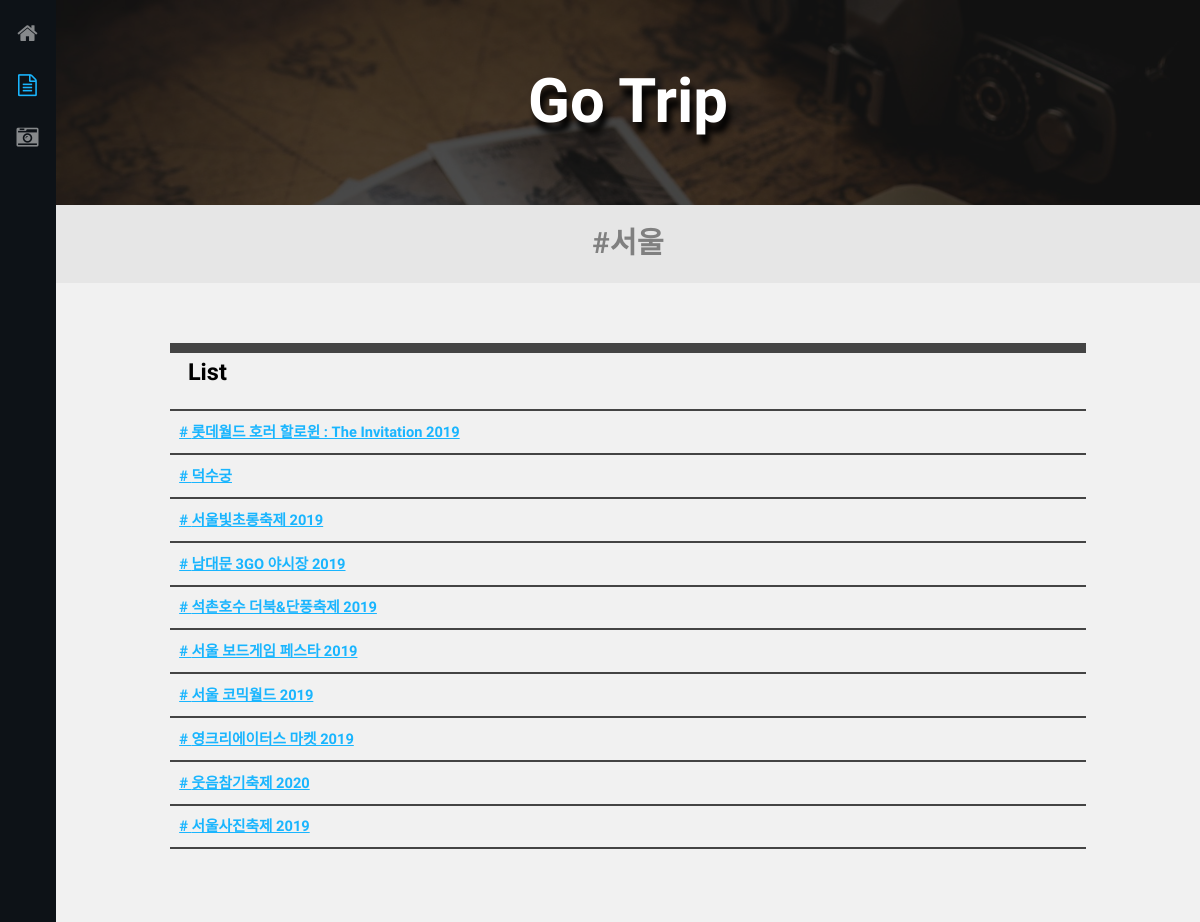
/generic/서울, run on an earlier commit of the app's database.
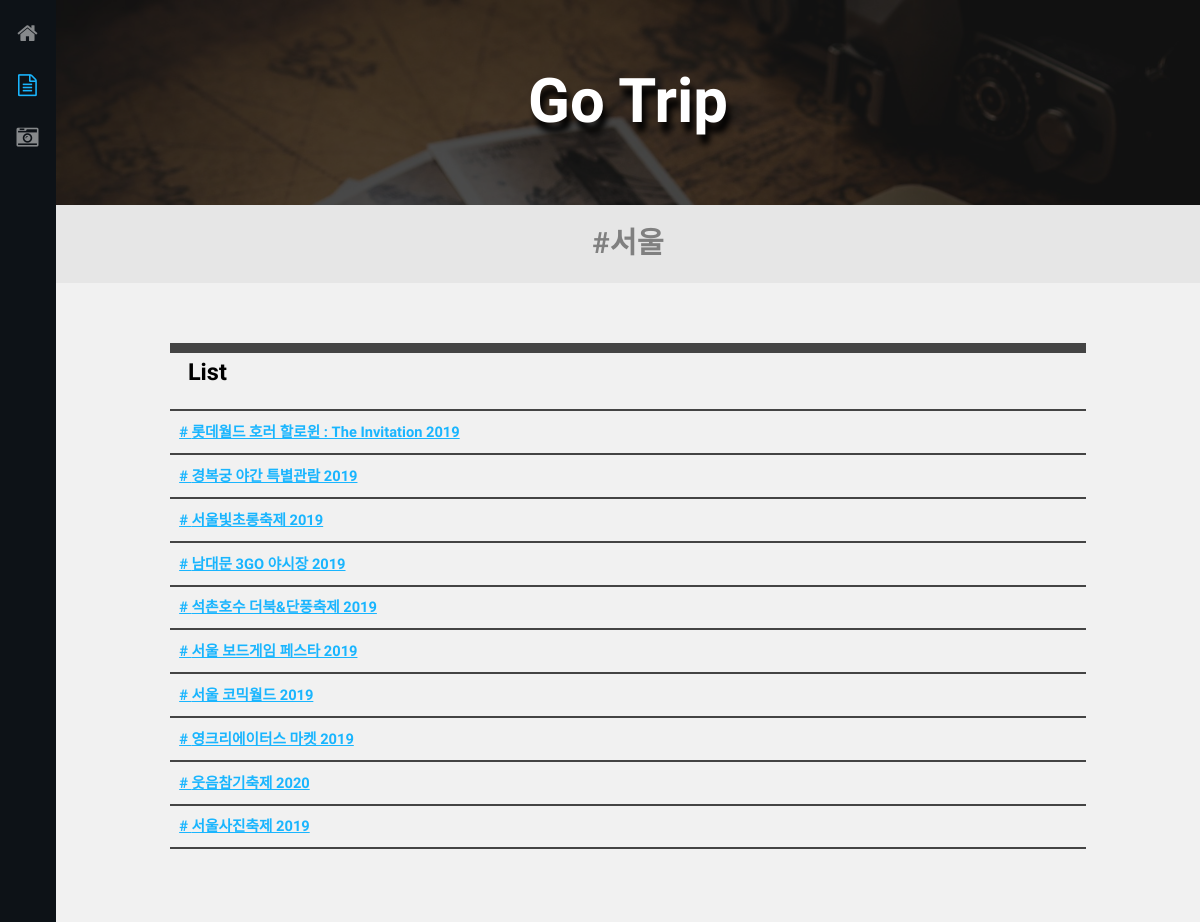
And on a later commit of the database.
### gotrip/models.py (models this page shows, shortened)
class Festa(models.Model):
    title =  models.CharField(max_length= 200)
    tag = models.CharField(max_length= 200)
    img = models.CharField(max_length=200)
    content = models.TextField()

### gotrip/views.py (the view)
# urls.py: path('generic/<city_name>', gotrip.views.generic, name = 'generic'),
def generic(request, city_name):
    festas = Festa.objects.filter(tag = city_name)
    return render(request, 'generic.html', {'festas': festas})

### gotrip/templates/generic.html (shortened to what this page needs)
{% load static %}
<!DOCTYPE HTML>
<html>
	<head>
		<link rel="stylesheet" href="{% static './gotrip/css/main.css' %}" />
	</head>
	<body>
		<div class="page-wrap">
				<nav id="nav">
					<ul>
						<li><a href="{% url 'home' %}" ><span class="icon fa-home"></span></a></li>
						<li><a href="{% url 'home' %}" class="active"><span class="icon fa-file-text-o"></span></a></li>
						<li><a href="{% url 'home' %}"><span class="icon fa-camera-retro"></span></a></li>
					</ul>
				</nav>
				<section id="main">
						<section id="banner1">
							<div class="inner">
								<h1>Go Trip</h1>
                                              </div>
                                              </section>
						<header id="header">
							<div><h1>#서울</h1></div>
						</header>
	 		    <section>
                        <table>
                            <tr><th> List</th></tr>
                            {% for festa in festas.all %}
                            <tr><td><strong><a href="{% url 'gallery' festa.id %}"># {{festa.title}}</a></strong></td></tr>
                            {% endfor %}
 		                 </table>
				</section>
                    <footer>
                    <br><br><br>
                    </footer>
            </section>
		</div>
	</body>
</html>

What changed in the data, as far as the page shows it:
removed Festa: title "덕수궁"
added Festa: title "경복궁 야간 특별관람 2019"
